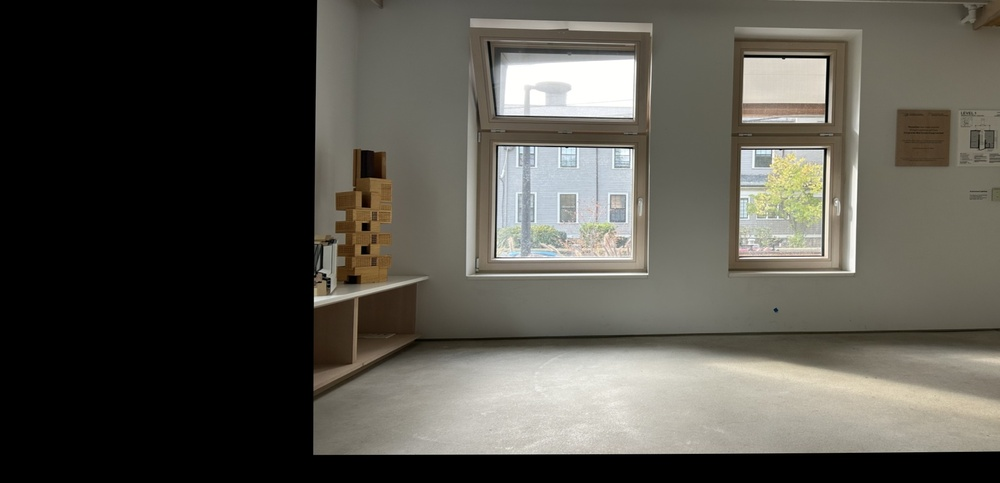
#> input picture image_stitch/wall_1/calibresult_IMG_4356.jpg, 1000 x 483 px, shrunk from 2021 x 976 before the run; its folder holds 2 pictures in this run
$ python stitcher_batch.py
#> lines starting #> are read from the running program, lines starting #| are printed output that depends on the picture
import numpy as np
import cv2
import os
import imutils


class Stitcher:
    def __init__(self):
        # determine if we are using OpenCV v3.X
        self.isv3 = imutils.is_cv3()

    def stitch(self, imageA, imageB, ratio=0.85, reprojThresh=15.0, showMatches=False):

        # Print image shapes to debug
        print(f"Stitching images of shapes: {imageA.shape} and {imageB.shape}")

        # unpack the images, then detect keypoints and extract local invariant descriptors from them
        (kpsA, featuresA) = self.detectAndDescribe(imageA)
        (kpsB, featuresB) = self.detectAndDescribe(imageB)

        # match features between the two images
        M = self.matchKeypoints(kpsA, kpsB, featuresA, featuresB, ratio, reprojThresh)

        # if the match is None, then there aren't enough matched keypoints to create a panorama
        if M is None:
            print("Not enough matches found between the images.")
            return None

        # otherwise, apply a perspective warp to stitch the images together
        (matches, H, status) = M

        # get the dimensions of the input images
        (hA, wA) = imageA.shape[:2]
        (hB, wB) = imageB.shape[:2]


        # get the four corners of each image
        cornersA = np.float32([[0, 0], [0, hA], [wA, hA], [wA, 0]]).reshape(-1, 1, 2)
        cornersB = np.float32([[0, 0], [0, hB], [wB, hB], [wB, 0]]).reshape(-1, 1, 2)

        # transform the corners of imageA using the homography matrix H
        cornersA_trans = cv2.perspectiveTransform(cornersA, H)

        # find the minimum and maximum x and y coordinates
        all_corners = np.concatenate((cornersA_trans, cornersB), axis=0)
        [x_min, y_min] = np.int32(all_corners.min(axis=0).ravel() - 0.5)
        [x_max, y_max] = np.int32(all_corners.max(axis=0).ravel() + 0.5)

        # calculate the translation matrix to shift the image to the positive coordinates
        translation_dist = [-x_min, -y_min]
        translation_matrix = np.array([[1, 0, translation_dist[0]], [0, 1, translation_dist[1]], [0, 0, 1]])

        # warp imageA with the homography matrix and the translation matrix
        result = cv2.warpPerspective(imageA, translation_matrix.dot(H), (x_max - x_min, y_max - y_min))

        # place imageB on the stitched output
        result[translation_dist[1]:hB + translation_dist[1], translation_dist[0]:wB + translation_dist[0]] = imageB

        # check to see if the keypoint matches should be visualized
        if showMatches:
            vis = self.drawMatches(imageA, imageB, kpsA, kpsB, matches, status)
            # return a tuple of the stitched image and the visualization
            return (result, vis)

        # return the stitched image
        return result

    def detectAndDescribe(self, image):
        # Print to debug
        print(f"Detecting and describing image of shape: {image.shape}")

        # convert the image to grayscale
        gray = cv2.cvtColor(image, cv2.COLOR_BGR2GRAY)

        # detect and extract features from the image using SIFT
        descriptor = cv2.SIFT_create()
        (kps, features) = descriptor.detectAndCompute(image, None)

        # convert the keypoints from KeyPoint objects to NumPy arrays
        kps = np.float32([kp.pt for kp in kps])

        # return a tuple of keypoints and features
        return (kps, features)

    def matchKeypoints(self, kpsA, kpsB, featuresA, featuresB, ratio, reprojThresh):
        # compute the raw matches and initialize the list of actual matches
        matcher = cv2.DescriptorMatcher_create("BruteForce")
        rawMatches = matcher.knnMatch(featuresA, featuresB, 2)
        matches = []

        # loop over the raw matches
        for m in rawMatches:
            # ensure the distance is within a certain ratio of each other (i.e. Lowe's ratio test)
            if len(m) == 2 and m[0].distance < m[1].distance * ratio:
                matches.append((m[0].trainIdx, m[0].queryIdx))

        # computing a homography requires at least 4 matches
        if len(matches) > 4:
            # construct the two sets of points
            ptsA = np.float32([kpsA[i] for (_, i) in matches])
            ptsB = np.float32([kpsB[i] for (i, _) in matches])

            # compute the homography between the two sets of points
            (H, status) = cv2.findHomography(ptsA, ptsB, cv2.RANSAC, reprojThresh)

            # return the matches along with the homography matrix and status of each matched point
            return (matches, H, status)

        # otherwise, no homography could be computed
        return None

    def drawMatches(self, imageA, imageB, kpsA, kpsB, matches, status):
        # initialize the output visualization image
        (hA, wA) = imageA.shape[:2]
        (hB, wB) = imageB.shape[:2]
        vis = np.zeros((max(hA, hB), wA + wB, 3), dtype="uint8")
        vis[0:hA, 0:wA] = imageA
        vis[0:hB, wA:] = imageB

        # loop over the matches
        for ((trainIdx, queryIdx), s) in zip(matches, status):
            # only process the match if the keypoint was successfully matched
            if s == 1:
                # draw the match
                ptA = (int(kpsA[queryIdx][0]), int(kpsA[queryIdx][1]))
                ptB = (int(kpsB[trainIdx][0]) + wA, int(kpsB[trainIdx][1]))
                cv2.line(vis, ptA, ptB, (0, 255, 0), 1)

        # return the visualization
        return vis


def load_images_from_folder(folder):
#> called with folder = 'wall_1'
    images = []
    for filename in sorted(os.listdir(folder)):
        img_path = os.path.join(folder, filename)
        img = cv2.imread(img_path)
#> img is the input picture: shape (483, 1000, 3); mean B, G, R 74.9, 82.3, 84.6
        if img is not None:
            print(f"Loaded image {img_path} of shape: {img.shape}")
#| Loaded image wall_1/calibresult_IMG_4356.jpg of shape: (483, 1000, 3)
            images.append(img)
        else:
            print(f"Failed to load image {img_path}")

    # # #rotate each image 90 degrees counterclockwise
    # images = [cv2.rotate(image, cv2.ROTATE_90_COUNTERCLOCKWISE) for image in images]
    return images


def main():
    folder = 'wall_1'
    images = load_images_from_folder(folder)
#> images = 2 items

    if len(images) == 0:
        print("No images found in the folder.")
        return

    stitcher = Stitcher()

    # Initialize the stitched image with the first image
    stitched = images[0]

    # Iterate over the remaining images and stitch them together
    for i in range(1, len(images)):
        print(f"Stitching image {i} with the previous result.")
        stitched_result = stitcher.stitch(stitched, images[i], showMatches=True)
        if stitched_result is None:
            print(f"Could not stitch image {i}.")
            return
        else:
            # Extract the stitched image if showMatches is True
            if isinstance(stitched_result, tuple):
                stitched = stitched_result[0]
                vis = stitched_result[1]
                # Show the matches visualization
                # cv2.imshow(f"Matches Visualization {i}", vis)
            else:
                stitched = stitched_result
#> this loop made 1 pass
#> (cornersB in stitch, x_min in stitch, y_min in stitch) on pass 1: ([[0, 0], [0, 483], [1000, 483], [1000, 0]], 0, 0)
#| Stitching image 1 with the previous result.
#| Stitching images of shapes: (483, 1000, 3) and (483, 1000, 3)
#| Detecting and describing image of shape: (483, 1000, 3)
#| Detecting and describing image of shape: (483, 1000, 3)
#> pass 1, in detectAndDescribe, `gray = cv2.cvtColor(image, cv2.COLOR_BGR2GRAY)`:
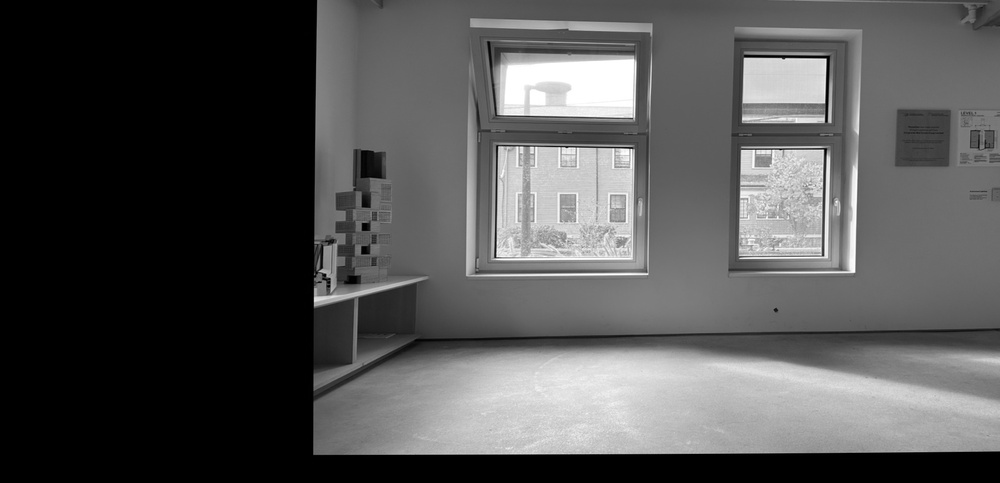
#> gray: shape (483, 1000); min 0, max 255, mean 82.1
#> pass 1, in detectAndDescribe (call 2), `gray = cv2.cvtColor(image, cv2.COLOR_BGR2GRAY)`:
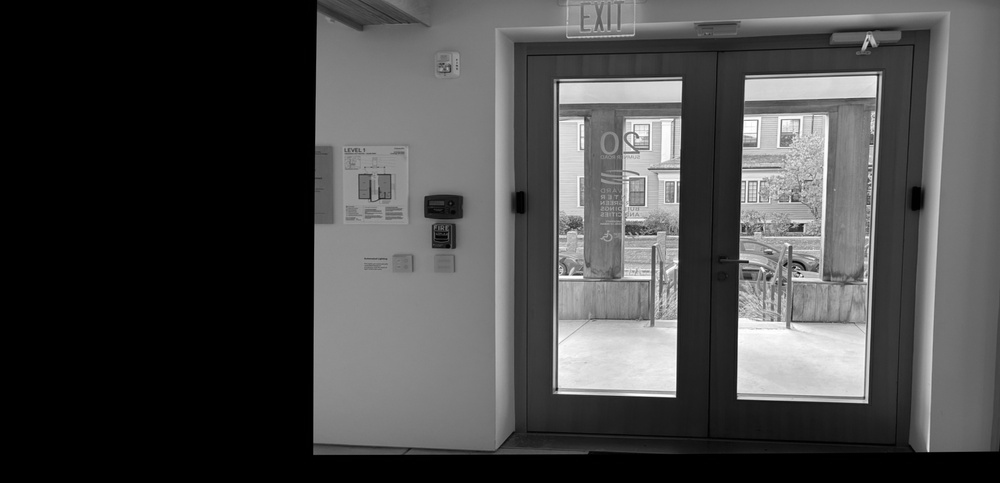
#> gray: shape (483, 1000); min 0, max 255, mean 72.5
#> pass 1, in stitch, `result = cv2.warpPerspective(imageA, translation_matrix.dot(H), (x_max..`:
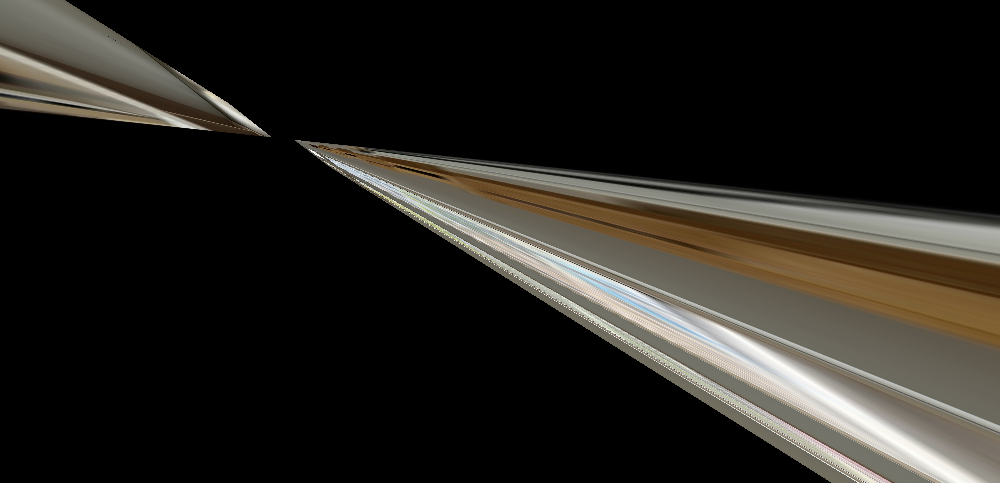
#> result: shape (483, 1000, 3); mean B, G, R 30.5, 35, 37.4
#> pass 1, in stitch, `vis = self.drawMatches(imageA, imageB, kpsA, kpsB, matches, status)`:
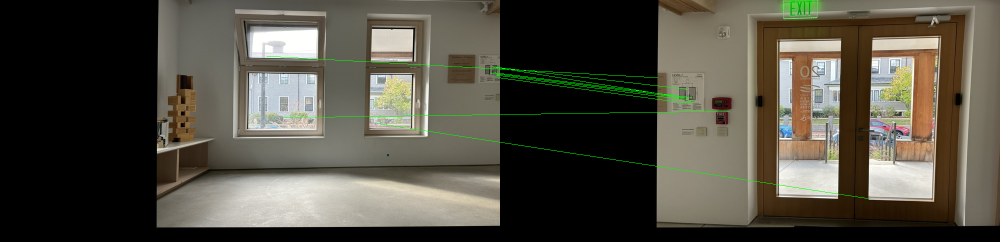
#> vis: shape (483, 2000, 3) (shown at 1/2 size); mean B, G, R 66.6, 78, 81.6

    # # Show the final stitched image
    # cv2.imshow("Stitched Image", stitched)
    cv2.waitKey(0)
    cv2.destroyAllWindows()

    # Save the final stitched image
    cv2.imwrite('wall_1/stitch/stitched_result.jpg', stitched)


if __name__ == "__main__":
    main()
